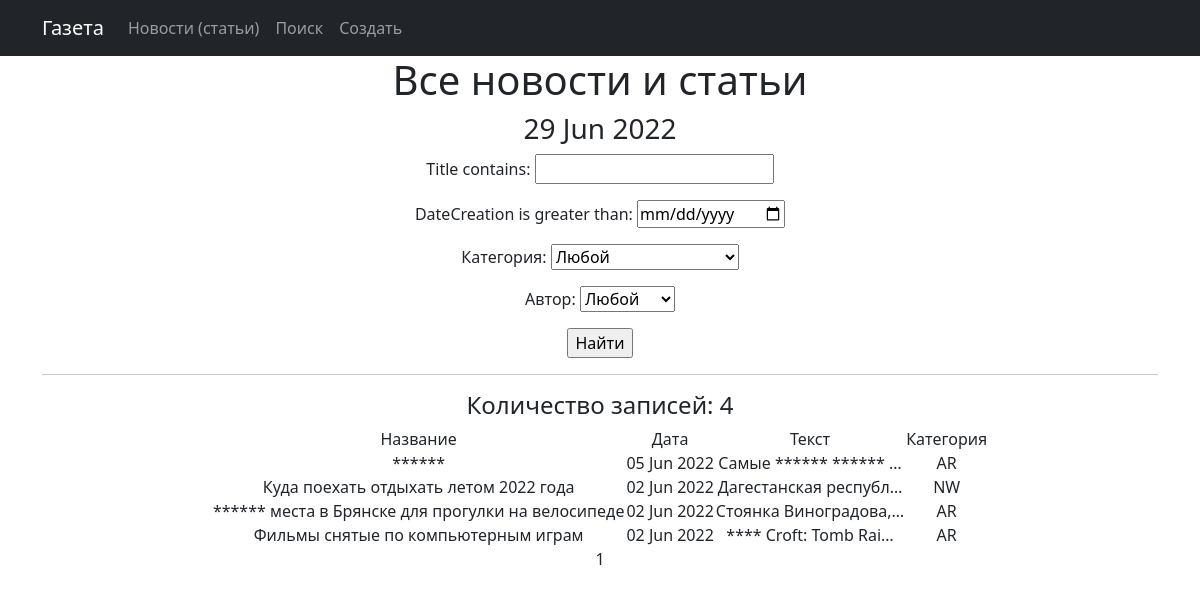
Page /news/search/ on the earlier database version.
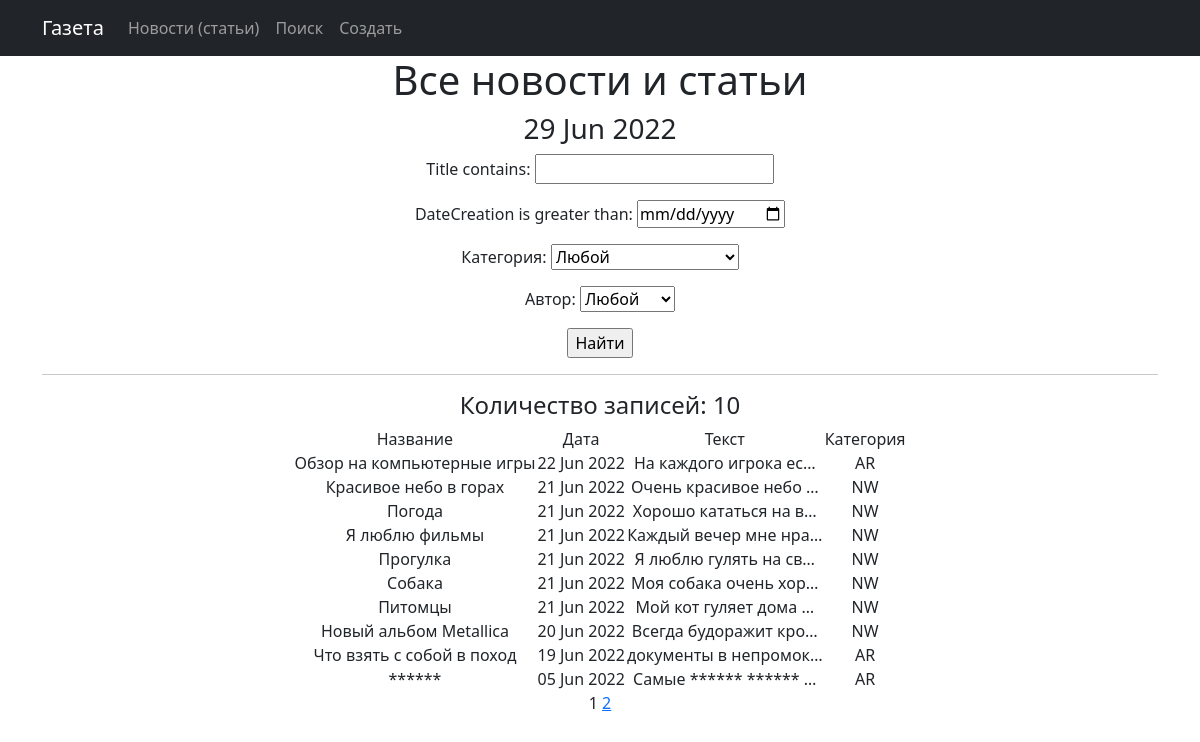
Same page on the later database version.
### news/models.py (models this page shows, shortened)
class Post(models.Model):
    author = models.ForeignKey(Author, on_delete=models.CASCADE)
    NEWS = 'NW'
    ARTICLE = 'AR'
    Category_Choises = (
        (NEWS, 'Новость'),
        (ARTICLE, 'Статья'),
    )
    Category_Type = models.CharField(max_length=2, choices=Category_Choises, default=ARTICLE)
    dateCreation = models.DateTimeField(auto_now_add=True)
    postCategory = models.ManyToManyField(Category, through='PostCategory')
    title = models.CharField(max_length=128)
    text = models.TextField()
    rating = models.SmallIntegerField(default=0)

### news/views.py (the view)
# urls.py: path('search/', NewsSearch.as_view(), name='news_search'),
class NewsSearch(ListView):
    model = Post
    ordering = 'title'
    template_name = 'search.html'
    context_object_name = 'news'
    ordering = '-dateCreation'
    paginate_by = 10
    def get_queryset(self):
        queryset = super().get_queryset()
        self.filterset = PostFilter(self.request.GET, queryset)
        return self.filterset.qs
    def get_context_data(self, **kwargs):
        context = super().get_context_data(**kwargs)
        context['time_now'] = datetime.utcnow()
        context['next_sale'] = None
        context['filterset'] = self.filterset
        return context

### news/models.py (called while the page is built)
    def __str__(self):
        return f'{self.authorUser.username}'

    def __str__(self):
        return self.name

### news/templatetags/custom_filters.py (called while the page is built)
@register.filter()
def censor(message: str):
    global string2
    ln = len(bad_words)
    censor = ''
    string = ''
    pattern = '*'
    for i in message:
        string += i
        string2 = string.lower()
        flag = 0
        for j in bad_words:
            if not string2 in j:
                flag += 1
            if string2 == j:
                censor += pattern * len(string)
                flag -= 1
                string = ''
        if flag == ln:
            censor += string
            string = ''
    if string2 != '' and string2 not in bad_words:
        censor += string
    elif string2 != '':
        censor += pattern * len(string)
    return censor

### news/templatetags/custom_tags.py (called while the page is built)
@register.simple_tag()
def current_time(format_string='%d %b %Y'):
    return datetime.utcnow().strftime(format_string)

@register.simple_tag(takes_context=True)
def url_replace(context, **kwargs):
   d = context['request'].GET.copy()
   for k, v in kwargs.items():
       d[k] = v
   return d.urlencode()

### templates/search.html (shortened to what this page needs)
{% extends 'flatpages/default.html' %}
{% load custom_tags %}
{% load custom_filters %}
{% block content %}
<h1> Все новости и статьи</h1>
   <h3>{% current_time '%d %b %Y' %}</h3>
   <form action="" method="get">
       {{ filterset.form.as_p }}
       <input type="submit" value="Найти" />
   </form>
   <hr>
    {% if news %}
    <h4>Количество записей: {{ news | length }} </h4>
        <table style="margin-left: auto; margin-right: auto;">
           <tr>
           <tr>
               <td style="text-align: center;"> Название</td>
               <td style="text-align: center;">Дата</td>
               <td style="text-align: center;">Текст</td>
               <td style="text-align: center;">Категория</td>
           </tr>
            {% for new in news %}
            <tr>
                <td style="text-align: center;"> {{new.title | censor}}</td>
                <td style="text-align: center;"> {{new.dateCreation|date:'d M Y'}}</td>
                <td style="text-align: center;"> {{new.text | censor | truncatechars:21}}</td>
                <td style="text-align: center;"> {{new.Category_Type}}</td>
            </tr>
            {% endfor %}
       </table>
    {% else %}
        <h2> Новостей и статей нет! </h2>
    {% endif %}
   {{ page_obj.number }}
   {% if page_obj.has_next %}
       <a href="?{% url_replace page=page_obj.next_page_number %}">{{ page_obj.next_page_number }}</a>
   {% endif %}
{% endblock content %}

Differences in the rows shown:
no longer on this page (row unchanged): Post: title|censor "Куда поехать отдыхать летом 2022 года", dateCreation "02 Jun 2022", text|censor "Дагестанская республ…", Category_Type "NW"
no longer on this page (row unchanged): Post: title|censor "****** места в Брянске для прогулки на велосипеде", dateCreation "02 Jun 2022", text|censor "Стоянка Виноградова,…", Category_Type "AR"
no longer on this page (row unchanged): Post: title|censor "Фильмы снятые по компьютерным играм", dateCreation "02 Jun 2022", text|censor "**** Croft: Tomb Rai…", Category_Type "AR"
added Post: title|censor "Обзор на компьютерные игры", dateCreation "22 Jun 2022", text|censor "На каждого игрока ес…", Category_Type "AR"
added Post: title|censor "Красивое небо в горах", dateCreation "21 Jun 2022", text|censor "Очень красивое небо …", Category_Type "NW"
added Post: title|censor "Погода", dateCreation "21 Jun 2022", text|censor "Хорошо кататься на в…", Category_Type "NW"
added Post: title|censor "Я люблю фильмы", dateCreation "21 Jun 2022", text|censor "Каждый вечер мне нра…", Category_Type "NW"
added Post: title|censor "Прогулка", dateCreation "21 Jun 2022", text|censor "Я люблю гулять на св…", Category_Type "NW"
added Post: title|censor "Собака", dateCreation "21 Jun 2022", text|censor "Моя собака очень хор…", Category_Type "NW"
added Post: title|censor "Питомцы", dateCreation "21 Jun 2022", text|censor "Мой кот гуляет дома …", Category_Type "NW"
added Post: title|censor "Новый альбом Metallica", dateCreation "20 Jun 2022", text|censor "Всегда будоражит кро…", Category_Type "NW"
added Post: title|censor "Что взять с собой в поход", dateCreation "19 Jun 2022", text|censor "документы в непромок…", Category_Type "AR"
Other differences:
{{ news | length }}: "4" → "10"
{{ page_obj.next_page_number }}: (not shown) → "2"
